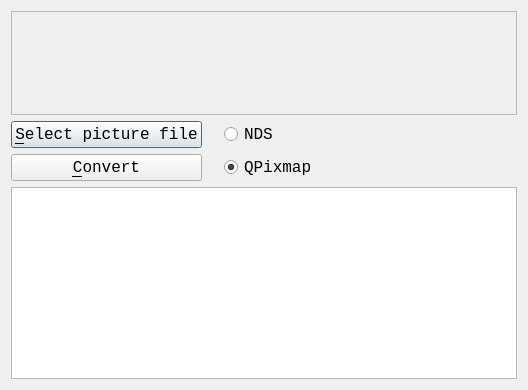
<?xml version="1.0" encoding="UTF-8"?>
<ui version="4.0">
 <class>QtPicToCodeMainDialog</class>
 <widget class="QDialog" name="QtPicToCodeMainDialog">
  <property name="geometry">
   <rect>
    <x>0</x>
    <y>0</y>
    <width>528</width>
    <height>390</height>
   </rect>
  </property>
  <property name="font">
   <font>
    <family>Courier New</family>
    <pointsize>12</pointsize>
   </font>
  </property>
  <property name="windowTitle">
   <string>PicToCode</string>
  </property>
  <property name="windowIcon">
   <iconset>
    <normaloff>:/images/R.png</normaloff>:/images/R.png</iconset>
  </property>
  <property name="windowFilePath">
   <string/>
  </property>
  <layout class="QGridLayout" name="gridLayout_2">
   <item row="0" column="0" colspan="4">
    <widget class="QScrollArea" name="scrollArea">
     <property name="sizePolicy">
      <sizepolicy hsizetype="Expanding" vsizetype="Expanding">
       <horstretch>0</horstretch>
       <verstretch>0</verstretch>
      </sizepolicy>
     </property>
     <property name="widgetResizable">
      <bool>true</bool>
     </property>
     <widget class="QWidget" name="scrollAreaWidgetContents">
      <property name="geometry">
       <rect>
        <x>0</x>
        <y>0</y>
        <width>508</width>
        <height>118</height>
       </rect>
      </property>
      <layout class="QGridLayout" name="gridLayout">
       <item row="0" column="0">
        <widget class="QLabel" name="label_picture">
         <property name="sizePolicy">
          <sizepolicy hsizetype="Preferred" vsizetype="Preferred">
           <horstretch>0</horstretch>
           <verstretch>0</verstretch>
          </sizepolicy>
         </property>
         <property name="text">
          <string/>
         </property>
         <property name="alignment">
          <set>Qt::AlignCenter</set>
         </property>
        </widget>
       </item>
      </layout>
     </widget>
    </widget>
   </item>
   <item row="1" column="0">
    <widget class="QPushButton" name="button_select_file">
     <property name="sizePolicy">
      <sizepolicy hsizetype="Preferred" vsizetype="Preferred">
       <horstretch>0</horstretch>
       <verstretch>0</verstretch>
      </sizepolicy>
     </property>
     <property name="text">
      <string>&amp;Select picture file</string>
     </property>
    </widget>
   </item>
   <item row="1" column="1">
    <widget class="QLabel" name="label_nds">
     <property name="text">
      <string/>
     </property>
     <property name="pixmap">
      <pixmap resource="PicToCode.qrc">:/p2c/images/PicNds14x14.png</pixmap>
     </property>
    </widget>
   </item>
   <item row="1" column="2">
    <widget class="QRadioButton" name="radio_nds">
     <property name="text">
      <string>NDS</string>
     </property>
     <property name="checked">
      <bool>false</bool>
     </property>
    </widget>
   </item>
   <item row="1" column="3">
    <spacer name="horizontalSpacer">
     <property name="orientation">
      <enum>Qt::Horizontal</enum>
     </property>
     <property name="sizeHint" stdset="0">
      <size>
       <width>169</width>
       <height>18</height>
      </size>
     </property>
    </spacer>
   </item>
   <item row="2" column="0">
    <widget class="QPushButton" name="button_convert">
     <property name="sizePolicy">
      <sizepolicy hsizetype="Preferred" vsizetype="Preferred">
       <horstretch>0</horstretch>
       <verstretch>0</verstretch>
      </sizepolicy>
     </property>
     <property name="text">
      <string>&amp;Convert</string>
     </property>
    </widget>
   </item>
   <item row="2" column="1">
    <widget class="QLabel" name="label_qt">
     <property name="text">
      <string/>
     </property>
     <property name="pixmap">
      <pixmap resource="PicToCode.qrc">:/p2c/images/PicQt14x14.png</pixmap>
     </property>
    </widget>
   </item>
   <item row="2" column="2">
    <widget class="QRadioButton" name="radio_qt">
     <property name="text">
      <string>QPixmap</string>
     </property>
     <property name="checked">
      <bool>true</bool>
     </property>
    </widget>
   </item>
   <item row="2" column="3">
    <spacer name="horizontalSpacer_2">
     <property name="orientation">
      <enum>Qt::Horizontal</enum>
     </property>
     <property name="sizeHint" stdset="0">
      <size>
       <width>169</width>
       <height>20</height>
      </size>
     </property>
    </spacer>
   </item>
   <item row="3" column="0" colspan="4">
    <widget class="QPlainTextEdit" name="edit_code">
     <property name="readOnly">
      <bool>true</bool>
     </property>
    </widget>
   </item>
  </layout>
 </widget>
 <layoutdefault spacing="6" margin="11"/>
 <resources>
  <include location="PicToCode.qrc"/>
 </resources>
 <connections/>
</ui>
